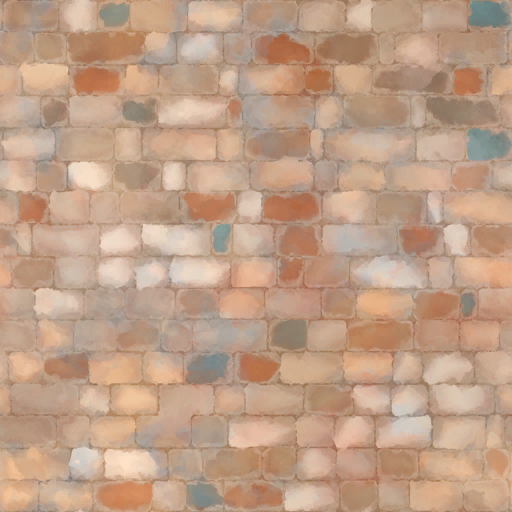
#> input picture authoring/original/art/building_remix_0_4_0/fez/native_texture_inputs/str_stone_floor_07_alb.png, 512 x 512 px, found by its file name; its folder holds 3 pictures in this run
$ python berber_040_fez_native_atlas.py
#> lines starting #> are read from the running program, lines starting #| are printed output that depends on the picture
from pathlib import Path
from PIL import Image,ImageEnhance,ImageOps,ImageDraw
import numpy as np
art=Path('art/building_remix_0_4_0/fez/native_texture_inputs');atlas=Image.new('RGB',(2048,1024))
#> after `atlas = Image.new('RGB', (2048, 1024))`: atlas: PIL image 2048x1024 RGB; every value is 0
def tone(name,color,contrast=.5):
#> called with name = 'str_stone_floor_07_alb', color = (0.78, 0.68, 0.53), contrast = 0.85
 im=Image.open(art/(name+'.png')).convert('RGB').resize((512,512));a=np.asarray(im).astype(float)/255;g=a.mean(2);g=(g-g.mean())*contrast+.83;return Image.fromarray(np.uint8(np.clip(g[:,:,None]*np.array(color)*255,0,255)))
#> in tone, im is the input picture: PIL image 512x512 RGB; mean R, G, B 192.1, 159.1, 135.5
#> after `g = a.mean(2)`:
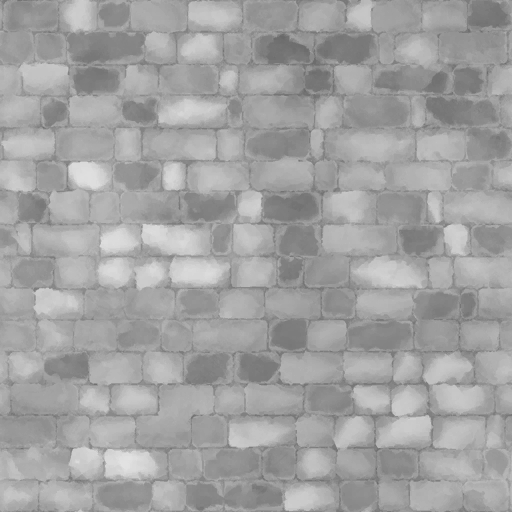
#> g: shape (512, 512) float64; min 0.412, max 0.889, mean 0.636
#> after `g = (g - g.mean()) * contrast + 0.83`:
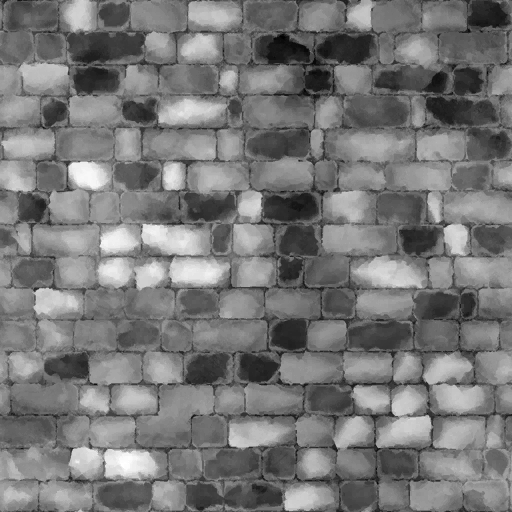
#> g: shape (512, 512) float64; min 0.639, max 1.04, mean 0.83; drawn with min black and max white
#> after `return Image.fromarray(np.uint8(np.clip(g[:, :, None] * np.array(color`:
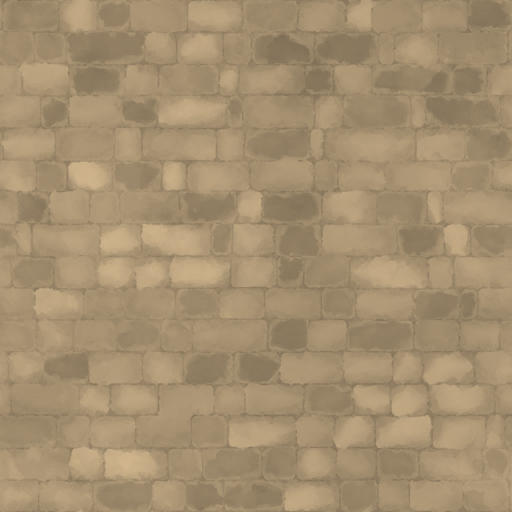
#> returned value: PIL image 512x512 RGB; mean R, G, B 164.6, 143.4, 111.7
slots=[tone('str_stone_floor_07_alb',(0.78,.68,.53),.85),tone('str_plaster_daub_01_alb',(1,.94,.81),.32),tone('str_wood_abb_planks_01_alb',(.39,.25,.14),.65),tone('str_shingle_clay_sul_04_alb',(.29,.47,.35),.85),tone('str_stone_floor_07_alb',(.95,.89,.72),.65),Image.new('RGB',(512,512),(64,100,102)),tone('str_trim_stone_abbasid_01_alb',(.96,.88,.68),.7),Image.new('RGB',(512,512),(226,218,182))]
#> (the run stopped early here; a loop or call above may not have finished)
